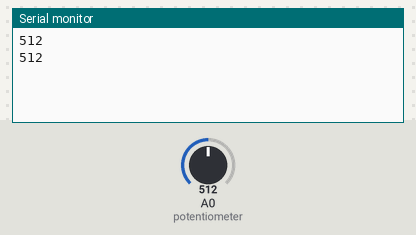
Simulated run of this sketch. Board: Arduino Uno, built with avr-gcc and run on an emulated ATmega328P. Shown: the last lines printed to the serial monitor. The test bench sets the inputs (shaded band); at power-on: A0 (potentiometer) = 512.

Above: at 2.3 s.
2.4 s: A0 (potentiometer) set to 490
At 3.8 s:
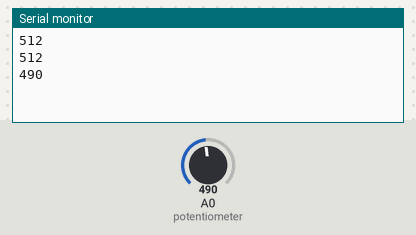
4.5 s: A0 (potentiometer) set to 510
At 5.4 s:
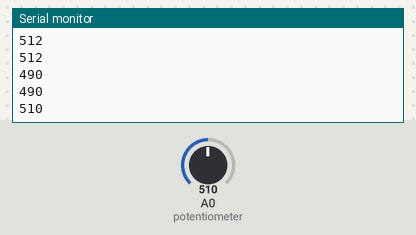
Timing chart, 0 to 7.5 s (numbered marks = the images above; inputs shaded):
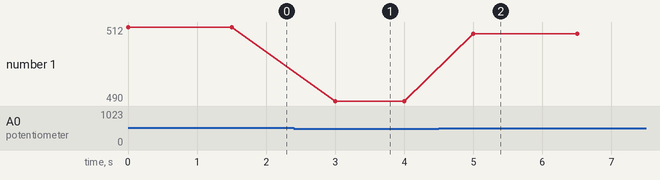

Measured:
- after the input at 2.4 s, the serial monitor: prints a new line after 0.60 s (image 1)
- after the input at 4.5 s, the serial monitor: prints a new line after 0.50 s (image 2)
- plotted number 1: 512 → 490 after the input at 2.4 s, 490 → 510 after the input at 4.5 s

The sketch:

Potentiomter.ino
```cpp
int potPosition;  // Variable to store the position of the potentiometer

void setup() {
  // Setup code to run once
  Serial.begin(9600);  // Initialize serial communication
}

void loop() {
  // Main code to run repeatedly

  potPosition = analogRead(A0);   // Read the analog value from the potentiometer
  Serial.println(potPosition);

  if (potPosition < 500) {
    // If the potentiometer value is below 500, blink the LED with a short delay
    digitalWrite(13, HIGH);       // Turn on the LED
    delay(500);                    // Wait for 500 milliseconds
    digitalWrite(13, LOW);        // Turn off the LED
    delay(500);                    // Wait for another 500 milliseconds
  } else {
    // If the potentiometer value is 500 or above, blink the LED with a longer delay
    digitalWrite(13, HIGH);       // Turn on the LED
    delay(1000);                   // Wait for 1000 milliseconds
    digitalWrite(13, LOW);        // Turn off the LED
    delay(500);                    // Wait for another 500 milliseconds
  }
}
```
